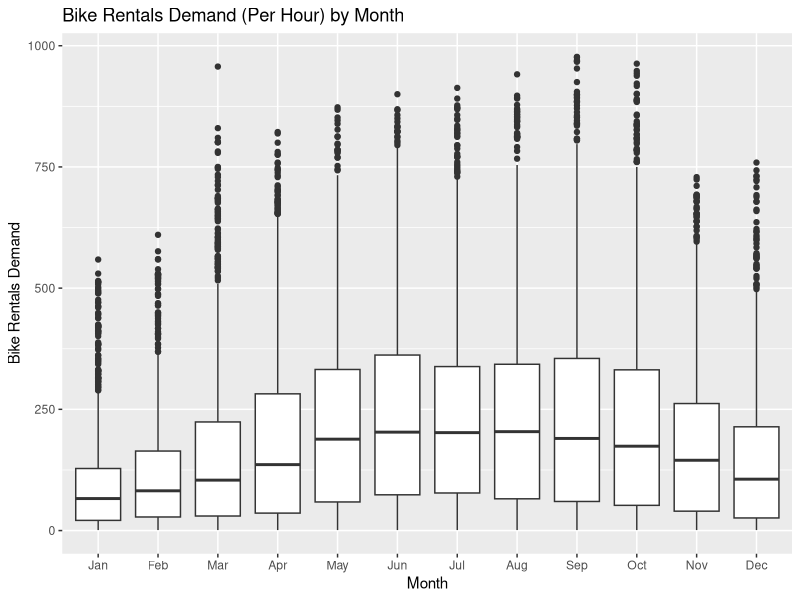
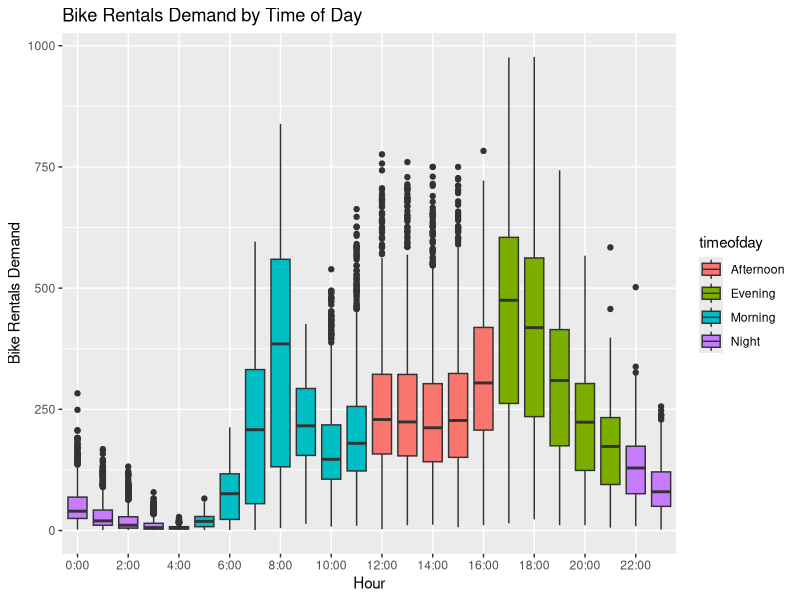
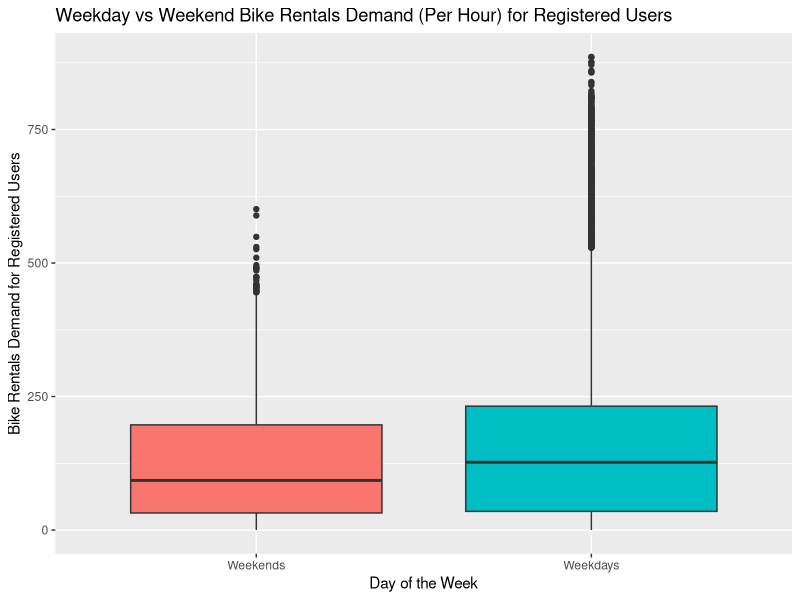
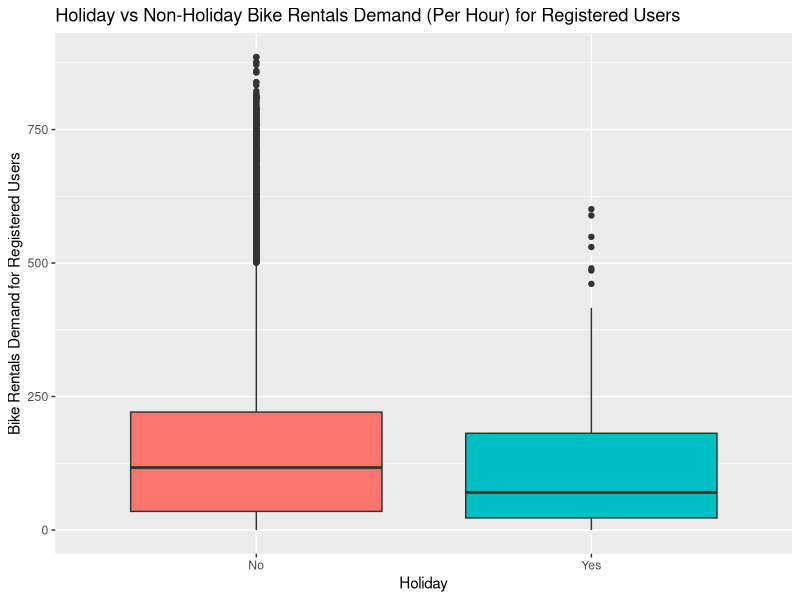
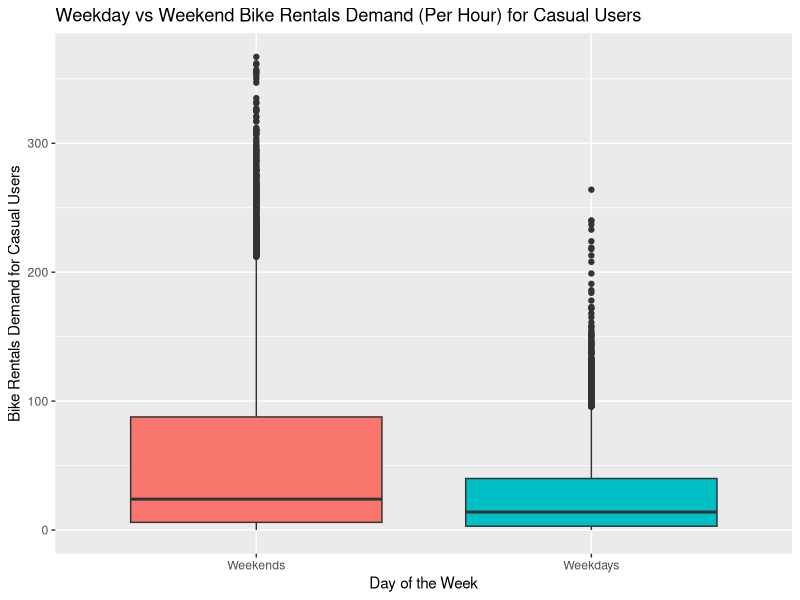
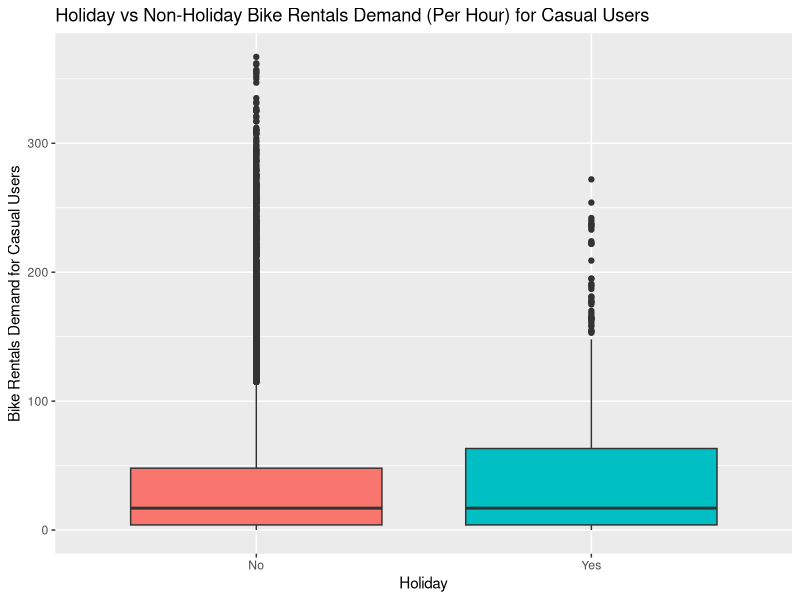
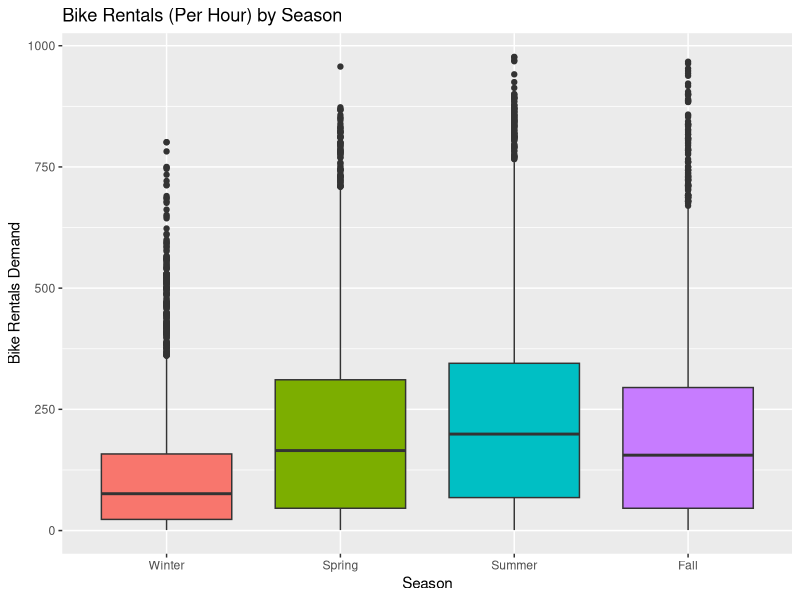
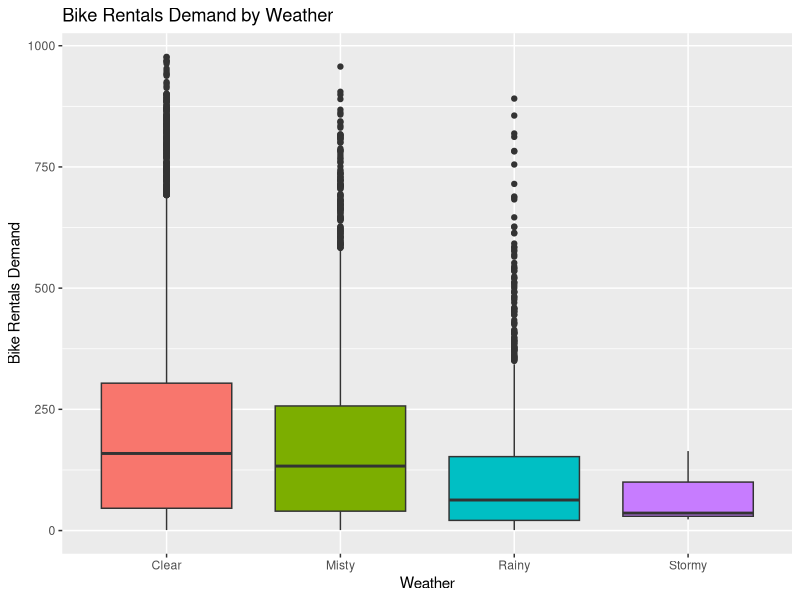

The R source for these figures, in order:
## ---- chunk 1
# Load packages used in this session of R
library(broom)
library(ggpubr)
library(tidyverse)
library(tidyr)
library(knitr)
library(dplyr)
library(readr)

# As needed, set path to folder where data is located.
opts_knit$set(root.dir = "C:/Users/yusuk/OneDrive/Documents/OPIM601-100/FinalProject")
#capitalbike <- read_csv("Capital Bike Sharing data by hour.csv", skip = 1)
capitalbike <- read_csv("Capital Bike Sharing data by hour.csv")
capitalbike <- capitalbike[,1:17]
view(capitalbike)
## ---- chunk 2
#Plot boxplot per month looking at hourly data points
capitalbike %>% 
  ggplot(aes(x = as.factor(mnth), y = cnt)) + 
  geom_boxplot() + 
  scale_x_discrete(labels = lubridate::month(1:12, label = T)) + 
  labs(title = "Bike Rentals Demand (Per Hour) by Month", x = "Month", y = "Bike Rentals Demand")
## ---- chunk 3
#Plot boxplot per month looking at hourly data points
capitalbike %>% 
  mutate(timeofday = case_when(hr < 5 ~ "Night",
                               hr < 12 ~ "Morning",
                               hr < 17 ~ "Afternoon",
                               hr < 22 ~ "Evening",
                               TRUE ~ "Night")) %>%
  ggplot(aes(x = as.factor(hr), y = cnt, fill = timeofday)) + 
  geom_boxplot() + 
  scale_x_discrete(breaks = seq(0,22,by=2),labels = paste(seq(0,22,by=2), ":00",sep = "")) + 
  labs(title = "Bike Rentals Demand by Time of Day", x = "Hour", y = "Bike Rentals Demand")

## ---- chunk 4
capitalbike %>%
  ggplot(aes(x = as.factor(workingday), y = Registered, fill = as.factor(workingday))) + 
  geom_boxplot(show.legend = F) + 
  labs(title = "Weekday vs Weekend Bike Rentals Demand (Per Hour) for Registered Users",
       x = "Day of the Week",
       y = "Bike Rentals Demand for Registered Users") + 
  scale_x_discrete(labels = c("Weekends", "Weekdays"))

capitalbike %>%
  ggplot(aes(x = as.factor(holiday), y = Registered, fill = as.factor(holiday))) + 
  geom_boxplot(show.legend = F) + 
  labs(title = "Holiday vs Non-Holiday Bike Rentals Demand (Per Hour) for Registered Users",
       x = "Holiday",
       y = "Bike Rentals Demand for Registered Users") + 
  scale_x_discrete(labels = c("No", "Yes"))
## ---- chunk 5
capitalbike %>%
  ggplot(aes(x = as.factor(workingday), y = Casual, fill = as.factor(workingday))) + 
  geom_boxplot(show.legend = F) + 
  labs(title = "Weekday vs Weekend Bike Rentals Demand (Per Hour) for Casual Users",
       x = "Day of the Week",
       y = "Bike Rentals Demand for Casual Users") + 
  scale_x_discrete(labels = c("Weekends", "Weekdays"))

capitalbike %>%
  ggplot(aes(x = as.factor(holiday), y = Casual, fill = as.factor(holiday))) + 
  geom_boxplot(show.legend = F) + 
  labs(title = "Holiday vs Non-Holiday Bike Rentals Demand (Per Hour) for Casual Users",
       x = "Holiday",
       y = "Bike Rentals Demand for Casual Users") + 
  scale_x_discrete(labels = c("No", "Yes"))
## ---- chunk 6
ggplot(capitalbike, aes(x = as.factor(season), y = cnt, fill = as.factor(season))) +
  geom_boxplot(show.legend = F) + 
  labs(title = "Bike Rentals (Per Hour) by Season",
       x = "Season",
       y = "Bike Rentals Demand") +
  scale_x_discrete(labels = c("Winter", "Spring", "Summer", "Fall"))

## ---- chunk 7

ggplot(capitalbike, aes(x = as.factor(weathersit), y = cnt, fill = as.factor(weathersit))) +
  geom_boxplot(show.legend = F) + 
  labs(title = "Bike Rentals Demand by Weather",
       x = "Weather",
       y = "Bike Rentals Demand") +
  scale_x_discrete(labels = c("Clear", "Misty", "Rainy", "Stormy"))

capitalbike %>%
  pivot_longer(c("Registered", "Casual")) %>%
  ggplot(aes(x = as.factor(weathersit), y = value, fill = as.factor(weathersit))) +
  geom_boxplot(show.legend = F) + 
  labs(title = "Bike Rentals Demand (Per Hour) by Weather",
       subtitle = "Faceted by User Type",
       x = "Weather",
       y = "Bike Rentals Demand") +
  scale_x_discrete(labels = c("Clear", "Misty", "Rainy", "Stormy")) + 
  facet_wrap(~name)

## ---- chunk 8

#Group by hourly
capitalbike_dtemp <- capitalbike %>% group_by(dteday) %>% summarize(cnt_daily1 =sum(cnt, na.rm = T),
                                                                    meantemp1 =mean(temp, na.rm = T)) 
capitalbike_dtemp


#summary(capitalbike_dtemp)
cor.test(capitalbike_dtemp$cnt_daily1, capitalbike_dtemp$meantemp1)

temp_lm_plot = lm(capitalbike_dtemp$cnt_daily1 ~ capitalbike_dtemp$meantemp1, data = capitalbike_dtemp)
summary(temp_lm_plot)


#Hk new stuff
mydata <- data.frame(capitalbike[,-2])
head(mydata)
cor(mydata)
round(cor(mydata),3)
lm_dtemp = lm(cnt ~ ., data = mydata)
lm_dtemp
summary(lm_dtemp)


(temp_lm_plot = ggplot(capitalbike_dtemp, aes(x = meantemp1, y = cnt_daily1)) +
  geom_jitter(alpha = 0.10, color = "Black") +
  stat_smooth(method = "lm", col = "red") +
  labs(x = "Actual Temperature",
  y = "Daily Bike Rental Demand",
  title = "CBS's Demand by Actual Temperature",
  subtitle = "Positive Correlation Between Higher Temp and Demand") +
  theme(legend.position = "none"))
## ---- chunk 9

capitalbike_ftemp <- capitalbike %>% group_by(dteday) %>% summarize(cnt_daily2 =sum(cnt, na.rm = T),
                                                                    meantemp2 =mean(atemp, na.rm = T))
capitalbike_ftemp
summary(capitalbike_ftemp)
cor.test(capitalbike_ftemp$cnt_daily2, capitalbike_ftemp$meantemp2)


feeltemp_lm = lm(capitalbike_ftemp$cnt_daily2 ~ capitalbike_ftemp$meantemp2, data = capitalbike_ftemp)
summary(feeltemp_lm)
(feeltemp_lm = ggplot(capitalbike_ftemp, aes(x = meantemp2, y = cnt_daily2)) + 
    geom_jitter(alpha = 0.10, color = "Black") +
    stat_smooth(method = "lm", col = "red") +
    labs(x = "Feels-Temperature",
         y = "Daily Bike Rental Demand",
         title = "CBS’s Demand by Feels-Temperature",
         subtitle = "Positive Correlation Between Higher Feels-Temperature and Demand") +
    theme(legend.position = "none"))

## ---- chunk 10


